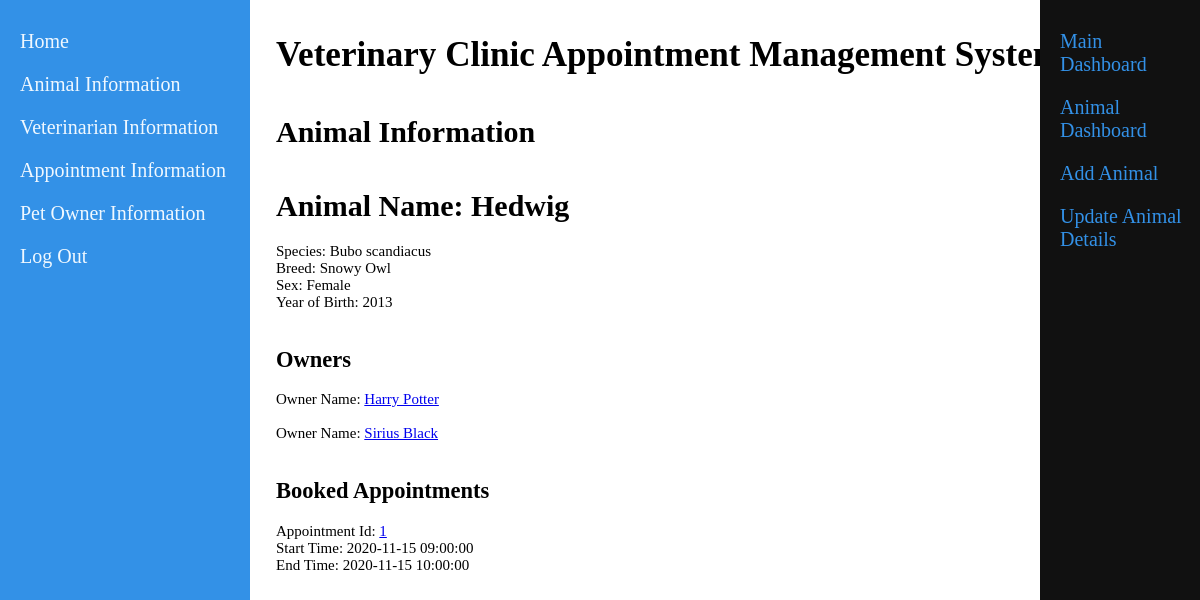
Screenshot of /animalInfo.php?AnimalID=1 with the database file from the repository.
### tables this page shows
CREATE TABLE `animal` (
  `AnimalID` int(11) NOT NULL,
  `Name` varchar(25) NOT NULL,
  `Species` varchar(50) NOT NULL,
  `Breed` varchar(50) NOT NULL,
  `Sex` varchar(50) NOT NULL,
  `OwnerID_Primary` int(11) NOT NULL,
  `OwnerID_Secondary` int(11) DEFAULT NULL,
  `YearofBirth` year(4) NOT NULL,
  `Notes` text NOT NULL,
  `LastChanged` timestamp NOT NULL DEFAULT current_timestamp() ON UPDATE current_timestamp(),
  `CreatedOn` timestamp NOT NULL DEFAULT current_timestamp()
);

CREATE TABLE `petowner` (
  `OwnerID` int(11) NOT NULL,
  `FullName` varchar(50) NOT NULL,
  `AddressID` int(11) NOT NULL,
  `PhoneNumber` varchar(50) NOT NULL,
  `LastChanged` timestamp NOT NULL DEFAULT current_timestamp() ON UPDATE current_timestamp(),
  `CreatedOn` timestamp NOT NULL DEFAULT current_timestamp()
);

CREATE TABLE `appointment` (
  `AppointmentID` int(11) NOT NULL,
  `SystemUserID` int(11) NOT NULL,
  `VetID` int(11) NOT NULL,
  `ClientID` int(11) NOT NULL,
  `AnimalID` int(11) NOT NULL,
  `StartTime` datetime NOT NULL,
  `EndTime` datetime NOT NULL,
  `LastChanged` timestamp NOT NULL DEFAULT current_timestamp() ON UPDATE current_timestamp(),
  `CreatedOn` timestamp NOT NULL DEFAULT current_timestamp()
);

### animalInfo.php (the view, shortened to what this page needs)
<!DOCTYPE html>
    <html>
         <head>
            <link href="CSS/portal.css" rel="stylesheet" type="text/css" >
        </head>
        <body>
            <div class="sidenav">
                <a href= "./">Home</a>
                <a href="animal.php">Animal Information</a>
                <a href="veterinarian.php">Veterinarian Information</a>
                <a href="appointment.php">Appointment Information</a>
                <a href="client.php">Pet Owner Information</a>
                <a href="logoutAct.php">Log Out</a>
            </div>
            <div class="main">
                <h3>Veterinary Clinic Appointment Management System</h3>
                <h4>Animal Information</h4>
                <div class = "main-display">
	                <p>
	                	<?php
							$conn = OpenCon();
							$petID = $_GET["AnimalID"];
							$sql = "SELECT animal.AnimalID, animal.Name, animal.Species, animal.Breed, animal.sex, animal.YearofBirth
							FROM animal WHERE animal.AnimalID = '$petID';";
							$result = $conn->query($sql);
							if ($result->num_rows > 0) {
								while($row = $result->fetch_assoc()) {
									echo "<h1>Animal Name: " . $row["Name"] . "</h1>Species: " . $row['Species'] . "<br>"
									. "Breed: " . $row['Breed'] . "<br>Sex: " . $row['sex'] . "<br>Year of Birth: " .$row['YearofBirth'] . "<br><br>";
								}
							}
							echo "<h2>Owners</h2>";
							$sql = "SELECT * FROM petowner JOIN animal
							ON animal.OwnerID_Primary = petowner.OwnerID OR animal.OwnerID_Secondary = petowner.OwnerID
							where animal.AnimalID='$petID';";
							$result = $conn->query($sql);
							if ($result->num_rows > 0) {
								while($row = $result->fetch_assoc()) {
									echo "Owner Name: " . '<a href="clientInfo.php?OwnerID=' . $row["OwnerID"] . '">' . $row["FullName"] . "</a>" . "<br><br>";
								}
							}
							echo "<h2>Booked Appointments</h2>";
							$sql = "SELECT * FROM appointment WHERE appointment.animalID = '$petID';";
							$result = $conn->query($sql);
							if ($result->num_rows > 0) {
								while($row = $result->fetch_assoc()) {
									echo "Appointment Id: " . '<a href="appointmentInfo.php?AppID=' . $row["AppointmentID"] . '">' . $row["AppointmentID"] . "</a><br>";
									echo "Start Time: " . $row['StartTime'] . "<br>End Time: " . $row['EndTime'] . "<br><br>";
								}
							}
							echo ' <div class="sidenav-right">
										<a href="dashboard.php">Main Dashboard</a>
						                <a href="animal.php">Animal Dashboard</a>
						                <a href="addAnimal.php">Add Animal </a>
						                <a href="updateAnimal.php?AnimalID=' . $petID . '"> Update Animal Details </a>
						            </div>';
						?>
					</p>
				</div>
            </div>
        </body>
    </html>

### CSS/portal.css (style rules this page uses)
.sidenav { height: 100%; width: 250px; position: fixed; z-index: 1; top: 0; left: 0; background-color: #3391E7; overflow-x: hidden; padding-top: 20px; }
.sidenav a { padding: 10px 12px 10px 20px; text-decoration: none; font-size: 20px; color: #F0F8FF; display: block; }
.sidenav-right { height: 100%; width: 160px; position: fixed; z-index: 1; top: 0; right: 0; background-color: #111 ; overflow-x: hidden; padding-top: 20px; }
.sidenav-right a { padding: 10px 12px 10px 20px; text-decoration: none; font-size: 20px; color: #3391E7; display: block; }
.main { margin-left: 250px; font-size: 30px; padding: 0px 18px; }
.main-display { font-size: 15px; }

### rows the page displays
animal: Name "Hedwig", Species "Bubo scandiacus", Breed "Snowy Owl", Sex "Female", YearofBirth "2013"
petowner: FullName "Harry Potter"
petowner: FullName "Sirius Black"
appointment: AppointmentID "1", StartTime "2020-11-15 09:00:00", EndTime "2020-11-15 10:00:00"
